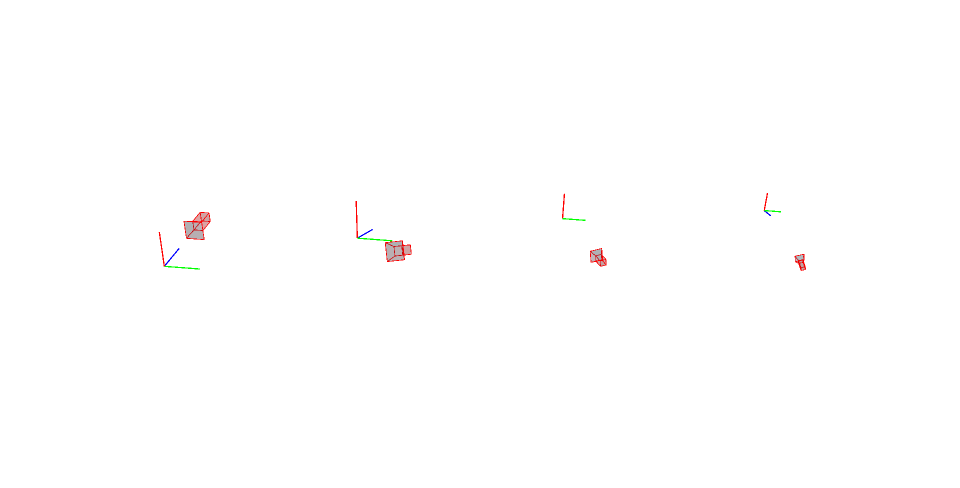
#> input picture algo/poses-raw.png, 1920 x 976 px (shown at 1/2 size)
$ python -i satellite-tracker.py   (imports and definitions only)   (older library calls are emulated)
#> lines starting #> are read from the running program, lines starting #| are printed output that depends on the picture; after the words box and inside, x2 and y2 are one past the last pixel; in counts of white or black regions, pixels touching at a corner belong together
#> further down, picture is the input picture: shape (976, 1920, 3); mean B, G, R 254.5, 254.5, 254.8
import os
import cv2
import numpy as np
import math
import matplotlib.pyplot as plt
from scipy.spatial.transform import Rotation
from mpl_toolkits import mplot3d
import copy

IMG_FOLDER = "Data/cam"
TELEM_FOLDER = "Data/telem"
MIN_SAT_SIZE = 200
BLACK_NOISE_LEVEL = 32
WHITE_NOISE_LEVEL = 64
FAILURE_TOLERANCE = 20

CAM_Z_VECTOR = np.array([1.0, 0.0, 0.0]) # x, y, z body, normal to image plane
CAM_X_VECTOR = np.array([0.0, 0.0, 1.0]) # x, y, z body
CAM_Y_VECTOR = np.array([0.0, 1.0, 0.0]) # x, y, z body
# SAT_OFFSET = [7.3*500,-2.23*500,0] # offset in pixel-metres
PX_OFFSET = np.array([25.5,-8.5,0])/500
SAT_OFFSET = [0,0,0]
MAX_T = 300

IMG_X = 1600
IMG_Y = 900
FOV_Y_ANGLE = np.deg2rad(30)
FOV_X_ANGLE = FOV_Y_ANGLE*IMG_X/IMG_Y
focal_length_x = IMG_X / 2 / math.tan(FOV_X_ANGLE/2)
focal_length_y = IMG_Y / 2 / math.tan(FOV_Y_ANGLE/2)

USE_EST_DEPTH = False

vid = cv2.VideoWriter('satellite-tracking.mp4', cv2.VideoWriter_fourcc(*'mp4v'), 10, (IMG_X,IMG_Y))

# [8 lines not run here, left out]

# [1 line that did not run here, left out]
# [1 line that did not run here, left out]
# Calibrate depth model
px_0 = 70
# print(d_0)
# [1 line that did not run here, left out]

# [1 line that did not run here, left out]
def img_generator():
    for image_path in images:
        img = cv2.imread(IMG_FOLDER+'/'+image_path)
        yield img

def process_image(img):
    # change to greyscale and filter out noise
    # img = cv2.medianBlur(img,5)
    imgray = cv2.cvtColor(img, cv2.COLOR_BGR2GRAY)
    _, black_mask = cv2.threshold(imgray, BLACK_NOISE_LEVEL, 255, cv2.THRESH_BINARY)
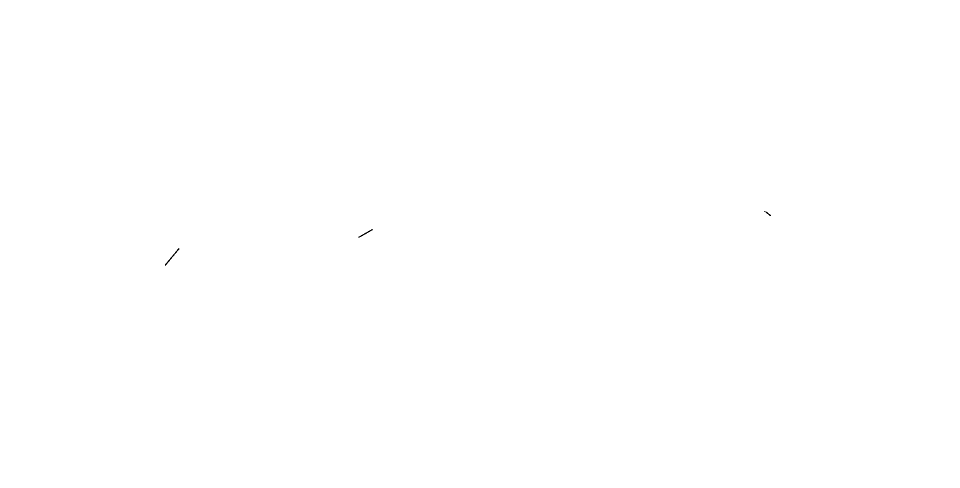
#> black_mask: shape (976, 1920) (shown at 1/2 size); 100% white; black in thin lines or dots, all inside (x1, y1, x2, y2) = (330, 422, 1542, 532)
    # _, white_mask = cv2.threshold(~imgray, WHITE_NOISE_LEVEL, 255, cv2.THRESH_BINARY)

    # thresh = black_mask - ~white_mask
    thresh = black_mask

    # cv2.imshow("Greyed", thresh)
    # cv2.waitKey(0)

    # filter out stars
    nlabels, labels, stats, _ = cv2.connectedComponentsWithStats(thresh, None, None, None, 8, cv2.CV_32S)
#> nlabels = 2; stats = [[330, 422, 1212, 110, 229], [0, 0, 1920, 976, 1873691]]
    areas = stats[1:,cv2.CC_STAT_AREA]
#> areas = [1873691]
    filtered = np.zeros((labels.shape), np.uint8)
    for i in range(0, nlabels - 1):
        if areas[i] >= MIN_SAT_SIZE:   #keep
            filtered[labels == i + 1] = 255

    # cv2.imshow("Filtered", filtered)

    # Find object(s)
    contours, _ = cv2.findContours(
        filtered, cv2.RETR_EXTERNAL, cv2.CHAIN_APPROX_SIMPLE)
#> contours = [[[0, 0], [0, 975], [1919, 975], [1919, 0]]]

    return img, filtered, contours

def intersection_area(a,b):
  x = max(a[0], b[0])
  y = max(a[1], b[1])
  w = min(a[0]+a[2], b[0]+b[2]) - x
  h = min(a[1]+a[3], b[1]+b[3]) - y
  if w<0 or h<0: return 0
  return w*h

trackers = []
failures = []
observations = []
uids = []
objects = []
uid = 1

measured_depths = []
relative_pos_image_frame = []
image_coords = []

# [89 lines not run here, left out]


calculated_positions = []
calculated_relative_positions = []
filt_relative_positions = []
# [51 lines not run here, left out]

# [6 lines of commented-out code are left out]

fig = plt.figure(1)
ax = plt.axes(projection='3d')
# ax.scatter3D([c[0] for c in calculated_positions], [c[1] for c in calculated_positions], [c[2] for c in calculated_positions])
# ax.plot3D([c[0] for c in target_positions], [c[1] for c in target_positions], [c[2] for c in target_positions])
# [2 lines not run here, left out]

fig = plt.figure(2)
zipped = list(zip(calculated_relative_positions, filt_relative_positions))
# plt.plot(range(len(zipped)), [abs((x1[0]-x2[0])/x2[0]) for x1,x2 in zipped])
# plt.plot(range(len(zipped)), [abs((x1[1]-x2[1])/x2[1]) for x1,x2 in zipped])
# plt.plot(range(len(zipped)), [abs((x1[2]-x2[2])/x2[2]) for x1,x2 in zipped])
# [11 lines not run here, left out]

>>> import cv2
>>> picture = cv2.imread('poses-raw.png')
>>> result = process_image(picture)

$ run again, on algo/H_X_all.png
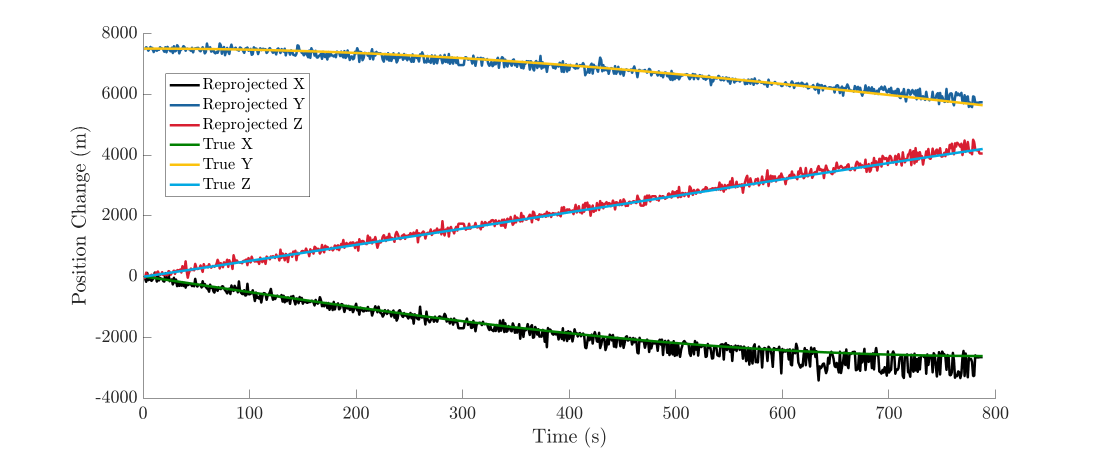
#> input picture algo/H_X_all.png, 2200 x 900 px (shown at 1/2 size)
#> picture is the input picture: shape (900, 2200, 3); mean B, G, R 245, 245.6, 245.4
#> in process_image, `imgray = cv2.cvtColor(img, cv2.COLOR_BGR2GRAY)`:
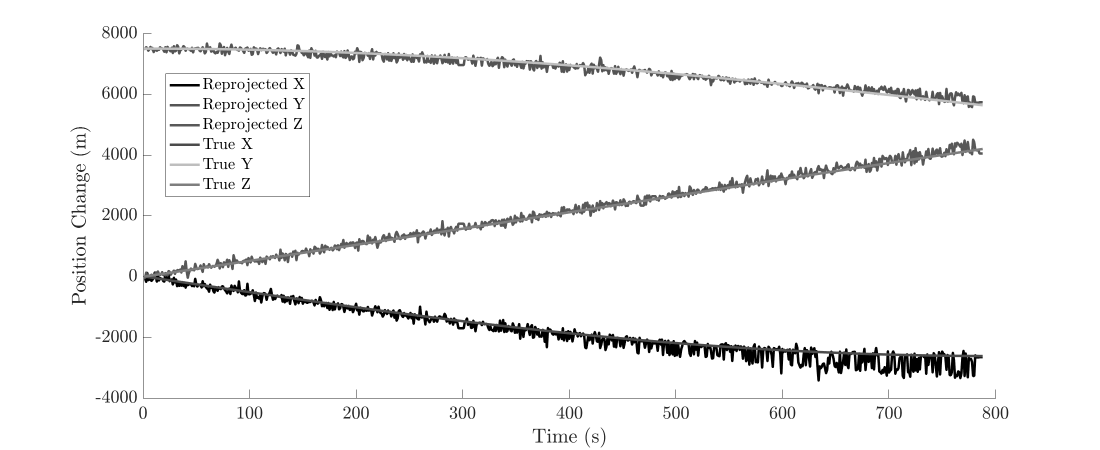
#> imgray: shape (900, 2200) (shown at 1/2 size); min 0, max 255, mean 245.5
#> in process_image, `_, black_mask = cv2.threshold(imgray, BLACK_NOISE_LEVEL, 255, cv2.THRE..`:
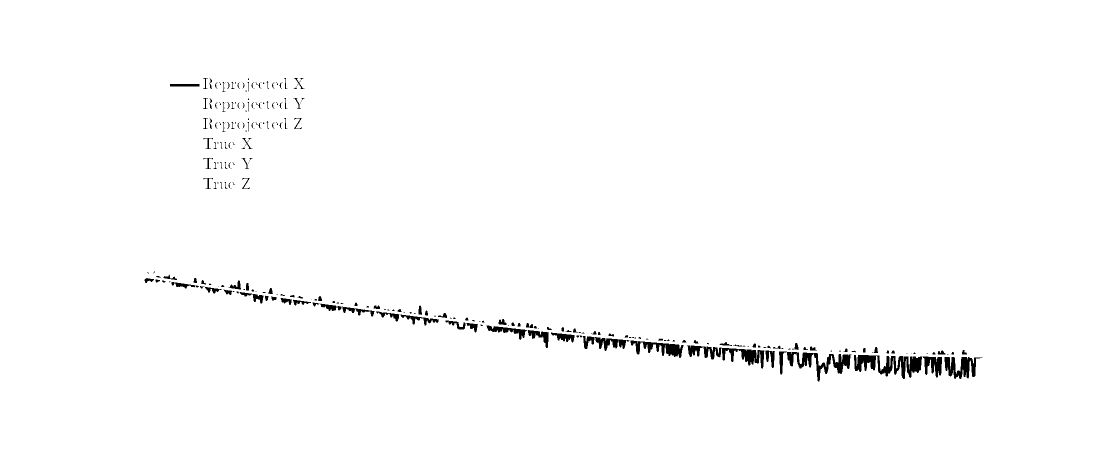
#> black_mask: shape (900, 2200) (shown at 1/2 size); 98.7% white; 285 black regions (140 under 20 px), largest, box (x1, y1, x2, y2) and area: (1708, 710, 1844, 758) 3298, (1558, 703, 1703, 763) 2808, (1889, 714, 1965, 758) 1752
#> nlabels = 2; stats = [[289, 156, 1676, 607, 26111], [0, 0, 2200, 900, 1953889]]
#> areas = [1953889]
#> contours = [[[0, 0], [0, 899], [2199, 899], [2199, 0]]]

$ run again, on algo/LN_200.png
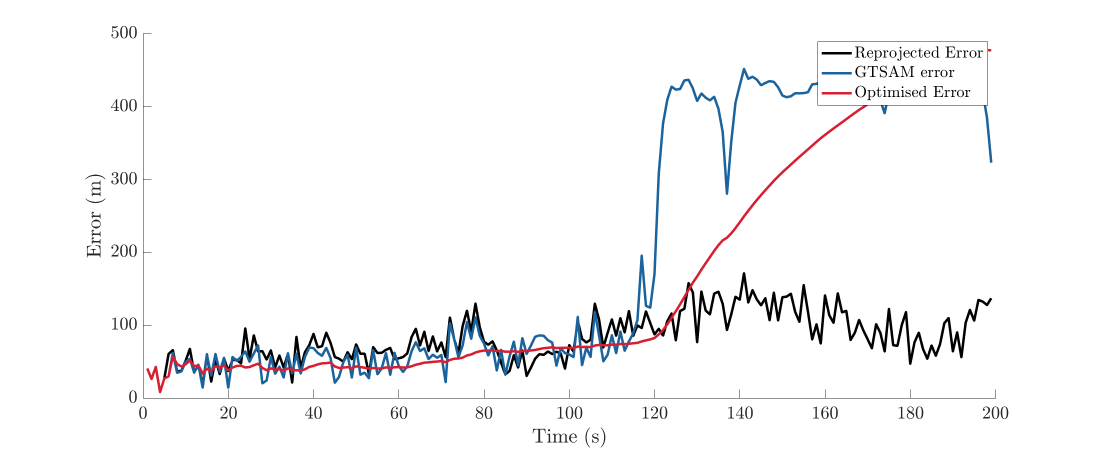
#> input picture algo/LN_200.png, 2200 x 900 px (shown at 1/2 size)
#> picture is the input picture: shape (900, 2200, 3); mean B, G, R 248, 247.3, 247.3
#> in process_image, `imgray = cv2.cvtColor(img, cv2.COLOR_BGR2GRAY)`:
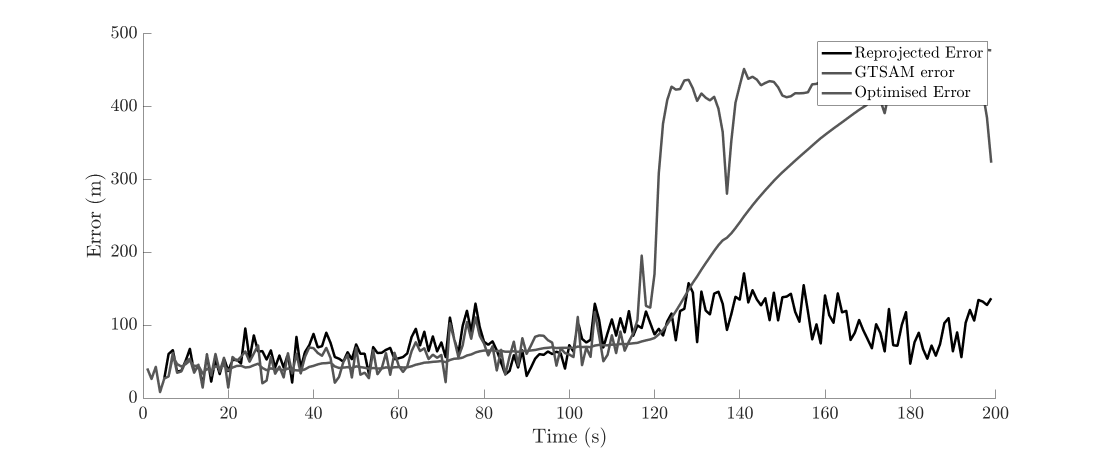
#> imgray: shape (900, 2200) (shown at 1/2 size); min 0, max 255, mean 247.4
#> in process_image, `_, black_mask = cv2.threshold(imgray, BLACK_NOISE_LEVEL, 255, cv2.THRE..`:
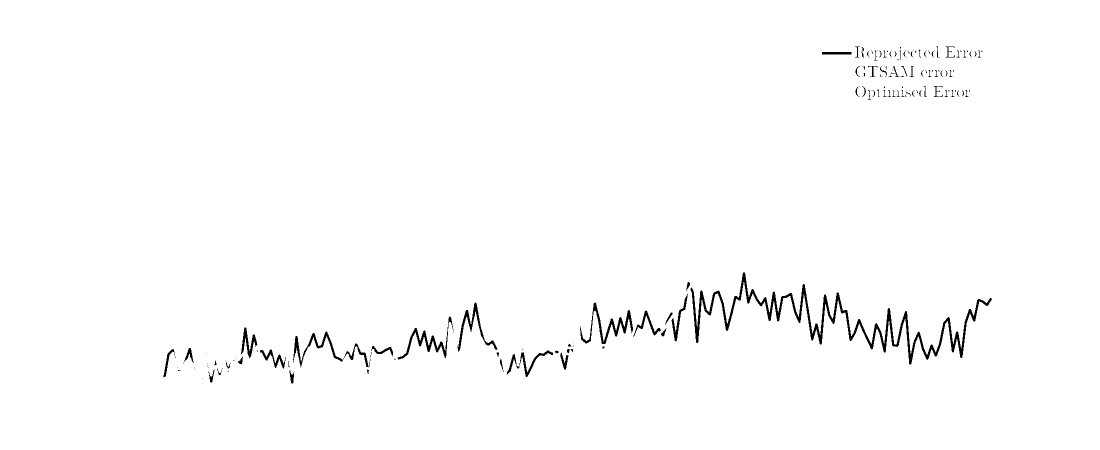
#> black_mask: shape (900, 2200) (shown at 1/2 size); 98.8% white; 166 black regions (85 under 20 px), largest, box (x1, y1, x2, y2) and area: (1381, 545, 1984, 729) 11086, (1160, 605, 1266, 688) 1663, (795, 633, 907, 719) 1403
#> nlabels = 2; stats = [[327, 93, 1657, 674, 24253], [0, 0, 2200, 900, 1955747]]
#> areas = [1955747]
#> contours = [[[0, 0], [0, 899], [2199, 899], [2199, 0]]]

$ run again, on algo/LX0_parameterisation.png
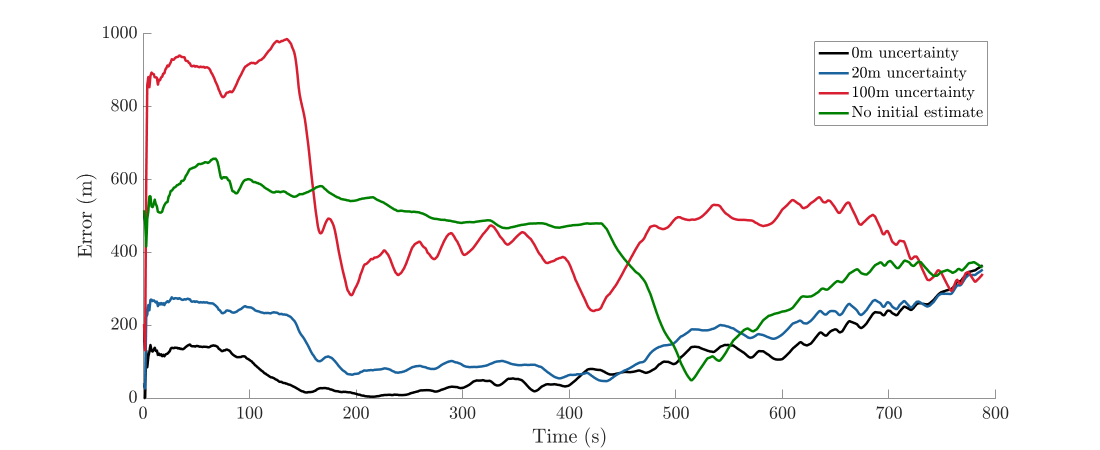
#> input picture algo/LX0_parameterisation.png, 2200 x 900 px (shown at 1/2 size)
#> picture is the input picture: shape (900, 2200, 3); mean B, G, R 248, 248.3, 248.8
#> in process_image, `imgray = cv2.cvtColor(img, cv2.COLOR_BGR2GRAY)`:
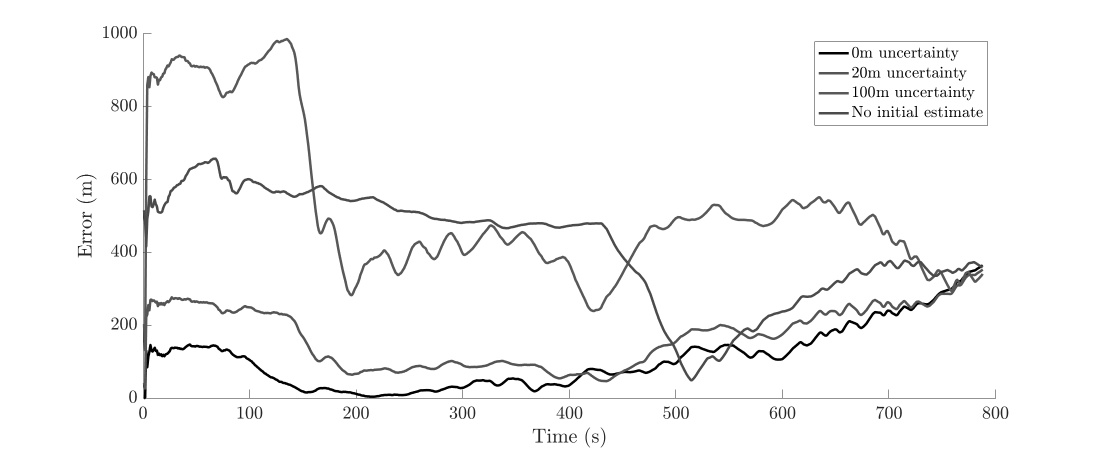
#> imgray: shape (900, 2200) (shown at 1/2 size); min 0, max 255, mean 248.4
#> in process_image, `_, black_mask = cv2.threshold(imgray, BLACK_NOISE_LEVEL, 255, cv2.THRE..`:
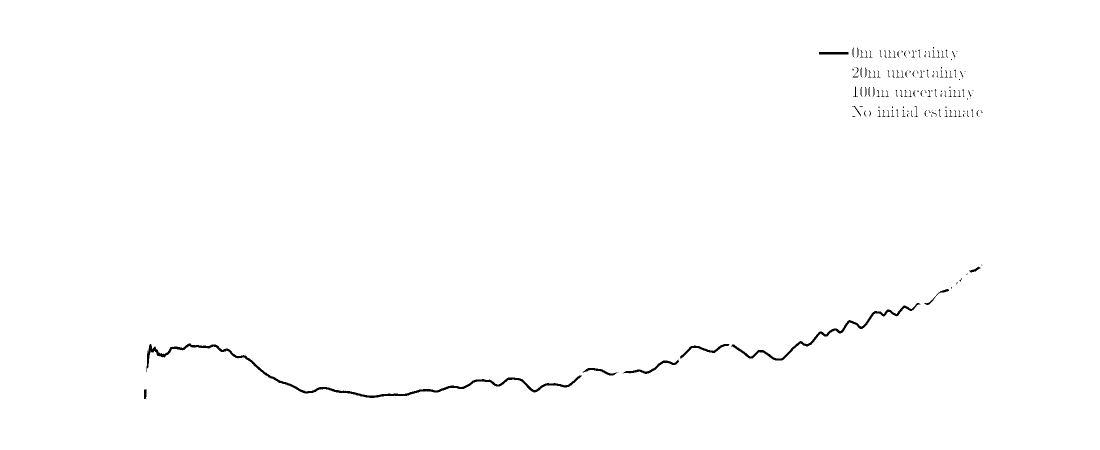
#> black_mask: shape (900, 2200) (shown at 1/2 size); 99.4% white; 162 black regions (79 under 20 px), largest, box (x1, y1, x2, y2) and area: (293, 687, 1164, 796) 4570, (1462, 606, 1841, 721) 2119, (1245, 719, 1358, 748) 531
#> nlabels = 2; stats = [[288, 94, 1677, 704, 11002], [0, 0, 2200, 900, 1968998]]
#> areas = [1968998]
#> contours = [[[0, 0], [0, 899], [2199, 899], [2199, 0]]]
